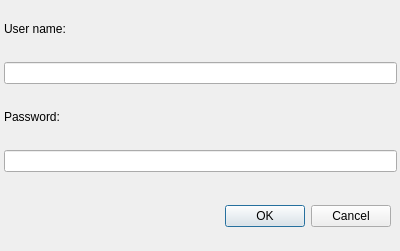
<?xml version="1.0" encoding="UTF-8"?>
<ui version="4.0">
 <class>DialogAuthSSL</class>
 <widget class="QDialog" name="DialogAuthSSL">
  <property name="geometry">
   <rect>
    <x>0</x>
    <y>0</y>
    <width>400</width>
    <height>251</height>
   </rect>
  </property>
  <property name="windowTitle">
   <string>Authentication</string>
  </property>
  <widget class="QDialogButtonBox" name="buttonBox">
   <property name="geometry">
    <rect>
     <x>10</x>
     <y>201</y>
     <width>381</width>
     <height>31</height>
    </rect>
   </property>
   <property name="orientation">
    <enum>Qt::Horizontal</enum>
   </property>
   <property name="standardButtons">
    <set>QDialogButtonBox::Cancel|QDialogButtonBox::Ok</set>
   </property>
  </widget>
  <widget class="QWidget" name="verticalLayoutWidget">
   <property name="geometry">
    <rect>
     <x>0</x>
     <y>1</y>
     <width>401</width>
     <height>171</height>
    </rect>
   </property>
   <layout class="QVBoxLayout" name="verticalLayout">
    <property name="leftMargin">
     <number>4</number>
    </property>
    <property name="rightMargin">
     <number>4</number>
    </property>
    <item>
     <widget class="QLabel" name="label">
      <property name="text">
       <string>User name: </string>
      </property>
     </widget>
    </item>
    <item>
     <widget class="QLineEdit" name="lineEditUsername"/>
    </item>
    <item>
     <widget class="QLabel" name="label_2">
      <property name="text">
       <string>Password: </string>
      </property>
     </widget>
    </item>
    <item>
     <widget class="QLineEdit" name="lineEditPassword">
      <property name="echoMode">
       <enum>QLineEdit::Password</enum>
      </property>
     </widget>
    </item>
   </layout>
  </widget>
 </widget>
 <resources/>
 <connections>
  <connection>
   <sender>buttonBox</sender>
   <signal>accepted()</signal>
   <receiver>DialogAuthSSL</receiver>
   <slot>accept()</slot>
   <hints>
    <hint type="sourcelabel">
     <x>248</x>
     <y>254</y>
    </hint>
    <hint type="destinationlabel">
     <x>157</x>
     <y>274</y>
    </hint>
   </hints>
  </connection>
  <connection>
   <sender>buttonBox</sender>
   <signal>rejected()</signal>
   <receiver>DialogAuthSSL</receiver>
   <slot>reject()</slot>
   <hints>
    <hint type="sourcelabel">
     <x>316</x>
     <y>260</y>
    </hint>
    <hint type="destinationlabel">
     <x>286</x>
     <y>274</y>
    </hint>
   </hints>
  </connection>
 </connections>
</ui>
